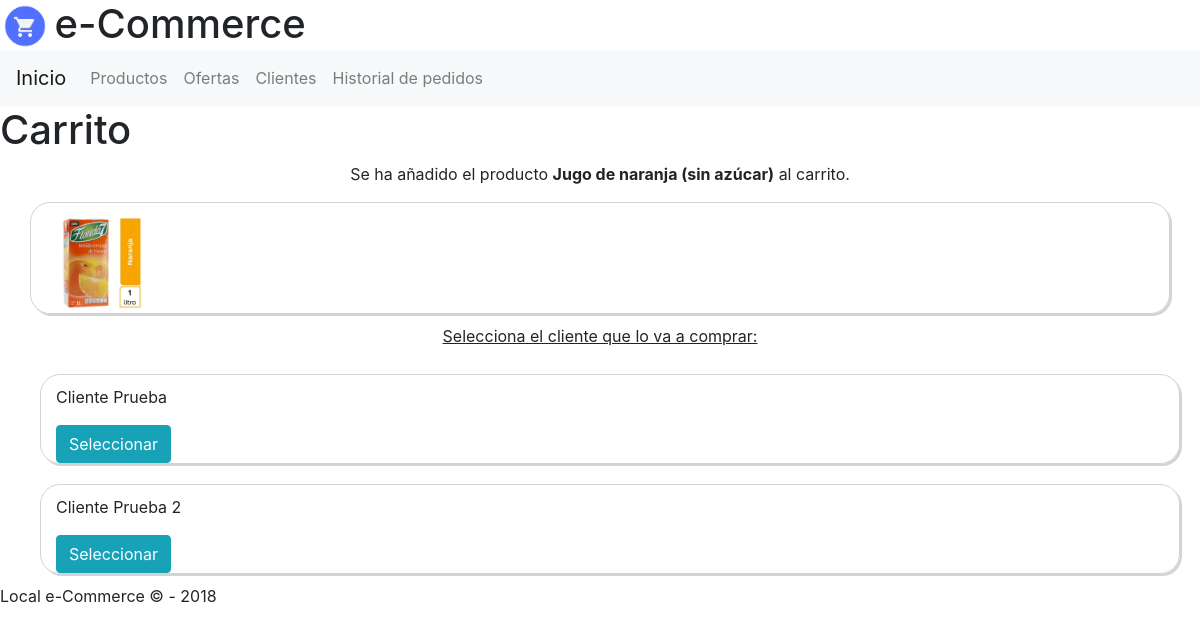
The page /carrito/ref0000003/ on the database its author committed.
### web/models.py (models this page shows, shortened)
class Product(models.Model):
    reference = models.CharField(max_length=10)
    title = models.CharField(max_length=256)
    quantity = models.IntegerField(blank=True, null=True)
    price = models.IntegerField()
    offer = models.BooleanField()
    stock = models.BooleanField()
    img = models.CharField(max_length=256, blank=True, null=True)

class Client(models.Model):
    dni = models.CharField(max_length=10)
    first_name = models.CharField(max_length=256)
    last_name = models.CharField(max_length=256)
    address = models.CharField(max_length=256)
    premium = models.BooleanField()

### web/views.py (the view)
# urls.py: path('carrito/<str:reference>/', views.cart_product),
def cart_product(request, reference):
    clients = Client.objects.all()
    products = Product.objects.all()
    context = {
        'clients': clients,
        'products': products,
        'reference': reference,
    }
    return render(request, "web/cart_product.html", context)

### web/templates/web/cart_product.html (shortened to what this page needs)
{% extends 'web/html.html' %}
{% load static %}
{% block body %}
<header>{% include 'web/header.html' %}</header>
{% include 'web/navbar.html' %}
<main>
  <h1>Carrito</h1>
  {% for product in products %}
    {% if product.reference == reference %}
      <p class="center-text">Se ha añadido el producto <strong>{{ product.title }}</strong> al carrito.</p>
      <div class="container">
          <div class="row box-border">
            <div class="col-md-6">
              <img src="/static/web/img/{{ product.img }}" class="img-fluid img-product">
            </div>
        </div>
      </div>
    {% endif %}
  {% endfor %}
  <ins><p class="center-text">Selecciona el cliente que lo va a comprar: </p></ins>
  <div class="container">
    {% for client in clients %}
      <div class="row">
        <div class="col-md-12 box-border">
          <div>
            <p>{{ client.first_name }} {{ client.last_name }}<a href="/clientes/{{ cart.client }}">{{ cart.client }}</a></p>
          </div>
          <div>
            <a href="/carrito/{{ reference }}/{{ client.id }}"><button type="button" class="btn btn-info">Seleccionar</button></a>
          </div>
        </div>
      </div>
    {% endfor %}
  </div>
</main>
<footer>{% include 'web/footer.html' %}</footer>
{% endblock %}

### web/static/web/styles/stylesheet.css (style rules this page uses)
.img-product { width: 100px; }
.center-text { text-align: center; }
.box-border { border: 1px solid lightgrey; border-radius: 20px; margin: 10px; box-shadow: 2px 2px lightgrey; padding-top: 10px; }

### rows shown on the page
Product: title "Jugo de naranja (sin azúcar)", img (picture)
Client: first_name "Cliente", last_name "Prueba"
Client: first_name "Cliente", last_name "Prueba 2"
